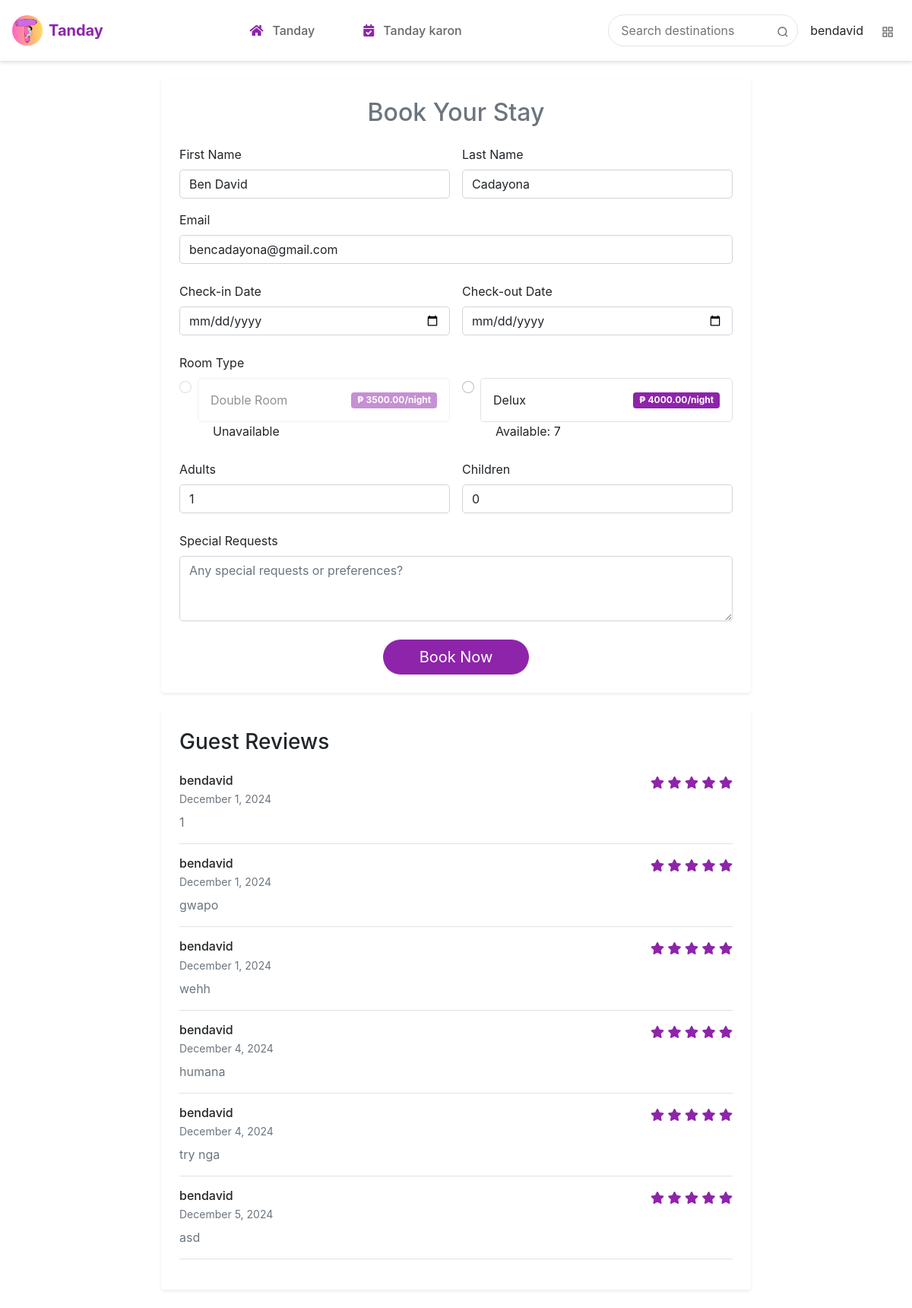
Before: /booking/10/ (signed in) with the older database file.
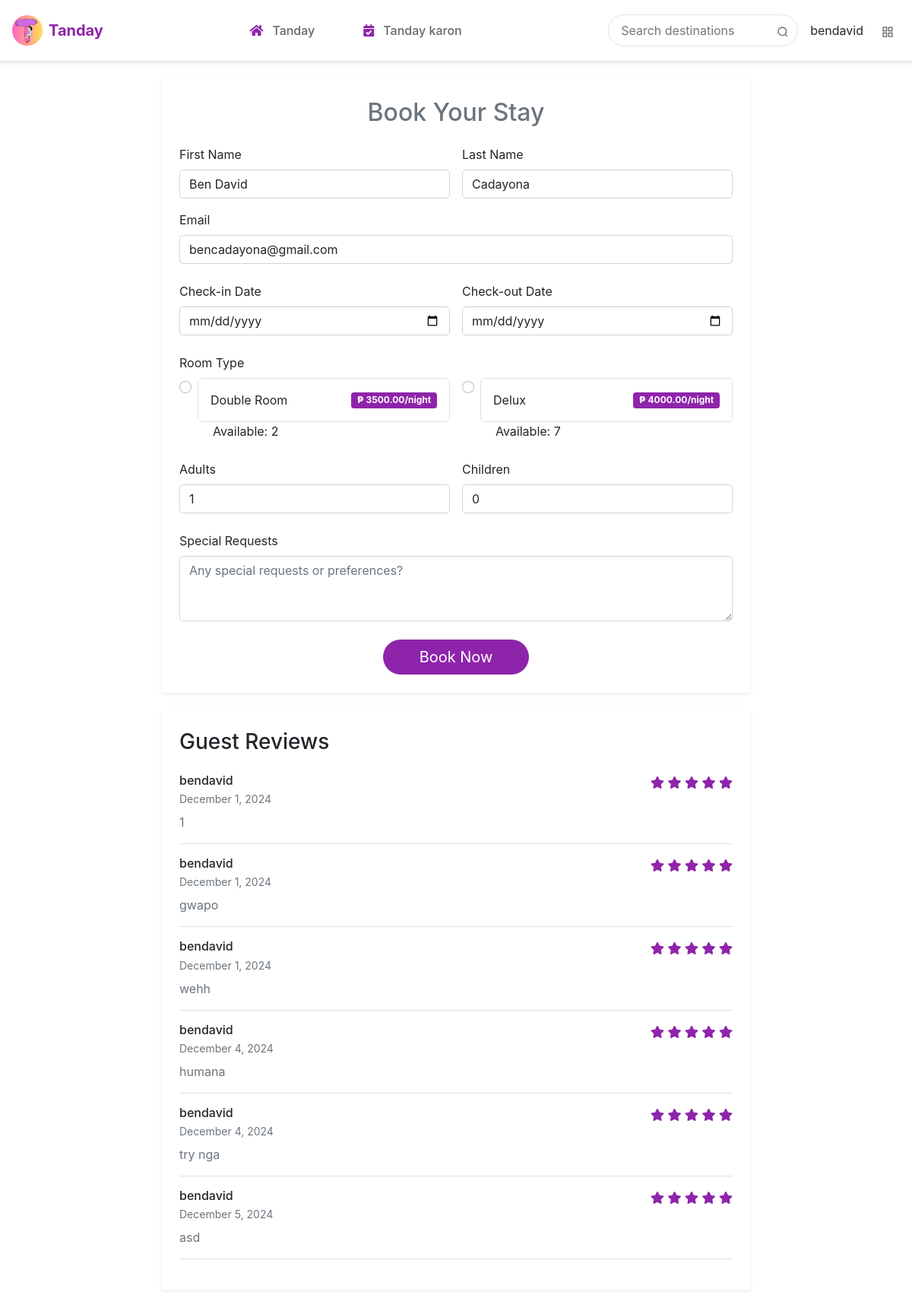
After: the same page with the newer database file.
### api/models.py (models this page shows, shortened)
class Rooms(models.Model):
    name = models.CharField(max_length=100)
    number_of_beds = models.IntegerField()
    price = models.FloatField()
    listing = models.ForeignKey('Listing', on_delete=models.CASCADE)
    available_room = models.IntegerField(default=1)

### api/views.py (the view)
# urls.py: path('booking/<int:listing_id>/', booking_page, name='booking'),
@login_required
def booking_page(request,listing_id):
    reviews = Reviews.objects.filter(listing = listing_id)
    current_datetime = timezone.now()
    rooms = Rooms.objects.filter(listing = listing_id)
    for room in rooms:
        print(room.name)
    listing = Listing.objects.all()
    return render(request, 'booking.html', {
        'username': request.user.username,
        'email': request.user.email,
        'listing':listing,
        'rooms':rooms,
        'reviews': reviews,
        'current_datetime':current_datetime,
    })

### api/templates/booking.html (shortened to what the changed rows need)
{% extends 'base.html' %}
{% load static %}
{% block content %}
<div class="container-fluid container-xxl py-4">
    <div class="row justify-content-center">
        <div class="col-12 col-lg-8">
            <div class="card shadow-sm rounded-4 border-0">
                <div class="card-body p-4">
                    <h2 class="text-center text-secondary mb-4">Book Your Stay</h2>
                    <form class="booking-form" method="POST" action="{% url 'book_now' %}">
                        <div class="mb-4">
                            <div class="row g-3">
                                {% for room in rooms %}
                                <div class="col-md-6">
                                    <div class="form-check">
                                        <input type="radio"
                                               name="room_id"
                                               value="{{ room.id }}"
                                               class="form-check-input"
                                               id="room_{{ room.id }}"
                                               {% if room.available_room <= 0 %} disabled {% endif %}
                                               required>
                                        <label class="form-check-label d-flex justify-content-between align-items-center p-3 border rounded-3"
                                               for="room_{{ room.id }}">
                                            <span>{{ room.name }}</span>
                                            <span class="badge bg-purple">₱ {{ room.price|floatformat:2 }}/night</span>
                                        </label>
                                        <span style="margin-left: 20px;">{% if room.available_room <= 0 %} Unavailable {% else %}
                                            Available: {{ room.available_room }}{% endif %}</span>
                                    </div>
                                </div>
                                {% endfor %}
                            </div>
                        </div>
                    </form>
                </div>
            </div>
        </div>
    </div>
</div>
{% endblock %}

Changed rows visible on the page:
changed Rooms "Double Room": available_room (not shown) → "2"; available_room "Unavailable" → "Available:"
